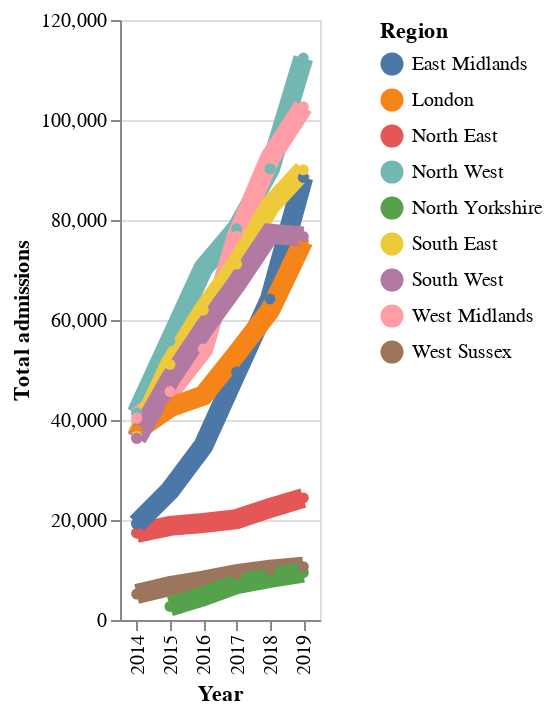

This figure's notebook cell:
### Code cell
regional = alt.Chart(df_major).mark_line(size=10, point=True).encode(
    alt.X("year:O", title="Year"),
    alt.Y("admissions_total:Q", title="Total admissions"),
    color=alt.Color("region:N", title="Region"), 

    tooltip=[
        alt.Tooltip("region:N", title="Region"),
        alt.Tooltip("admissions_total:Q", title="Admissions", format=",")
    ]).properties(width=100)
#.configure_legend(orient='left').properties(title="Obesety-related hospital admissions by UK regions", width=200)


regional

### Figure 1 — Vega-Lite specification as saved in the notebook (floating-point values rounded to 4 significant figures)
{"config": {"view": {"continuousWidth": 300, "continuousHeight": 300}}, "data": {"name": "data-f8c4c19de6466fe452cf100206e9f062"}, "mark": {"type": "line", "point": true, "size": 10}, "encoding": {"color": {"field": "region", "title": "Region", "type": "nominal"}, "tooltip": [{"field": "region", "title": "Region", "type": "nominal"}, {"field": "admissions_total", "format": ",", "title": "Admissions", "type": "quantitative"}], "x": {"field": "year", "title": "Year", "type": "ordinal"}, "y": {"field": "admissions_total", "title": "Total admissions", "type": "quantitative"}}, "width": 100, "$schema": "https://vega.github.io/schema/vega-lite/v5.14.1.json", "datasets": {"data-f8c4c19de6466fe452cf100206e9f062": [{"region": "North East", "admissions_total": 17409, "admissions_count_men": 6294, "admissions_count_women": 11115, "adm_per_100_000_all": 670.5, "adm_per_male": 495.7, "adm_per_female": 837.7, "year": 2014, "top_tier": true, "result": null}, {"region": "North East", "admissions_total": 17409, "admissions_count_men": 6294, "admissions_count_women": 11115, "adm_per_100_000_all": 670.5, "adm_per_male": 495.7, "adm_per_female": 837.7, "year": 2014, "top_tier": true, "result": null}, {"region": "North West", "admissions_total": 41358, "admissions_count_men": 13913, "admissions_count_women": 27441, "adm_per_100_000_all": 586.1, "adm_per_male": 401.2, "adm_per_female": 764.7, "year": 2014, "top_tier": true, "result": null}, {"region": "North West", "admissions_total": 41358, "admissions_count_men": 13913, "admissions_count_women": 27441, "adm_per_100_000_all": 586.1, "adm_per_male": 401.2, "adm_per_female": 764.7, "year": 2014, "top_tier": true, "result": null}, {"region": "East Midlands", "admissions_total": 19256, "admissions_count_men": 6058, "admissions_count_women": 13198, "adm_per_100_000_all": 424.4, "adm_per_male": 270.8, "adm_per_female": 573.7, "year": 2014, "top_tier": true, "result": null}, {"region": "East Midlands", "admissions_total": 19256, "admissions_count_men": 6058, "admissions_count_women": 13198, "adm_per_100_000_all": 424.4, "adm_per_male": 270.8, "adm_per_female": 573.7, "year": 2014, "top_tier": true, "result": null}, {"region": "West Midlands", "admissions_total": 40394, "admissions_count_men": 12268, "admissions_count_women": 28125, "adm_per_100_000_all": 720.2, "adm_per_male": 443.3, "adm_per_female": 989.8, "year": 2014, "top_tier": true, "result": null}, {"region": "West Midlands", "admissions_total": 40394, "admissions_count_men": 12268, "admissions_count_women": 28125, "adm_per_100_000_all": 720.2, "adm_per_male": 443.3, "adm_per_female": 989.8, "year": 2014, "top_tier": true, "result": null}, {"region": "London", "admissions_total": 37892, "admissions_count_men": 13281, "admissions_count_women": 24606, "adm_per_100_000_all": 461.8, "adm_per_male": 327.6, "adm_per_female": 592.9, "year": 2014, "top_tier": true, "result": null}, {"region": "London", "admissions_total": 37892, "admissions_count_men": 13281, "admissions_count_women": 24606, "adm_per_100_000_all": 461.8, "adm_per_male": 327.6, "adm_per_female": 592.9, "year": 2014, "top_tier": true, "result": null}, {"region": "South East", "admissions_total": 36779, "admissions_count_men": 13280, "admissions_count_women": 23482, "adm_per_100_000_all": 425.1, "adm_per_male": 312.4, "adm_per_female": 533.5, "year": 2014, "top_tier": true, "result": null}, {"region": "West Sussex", "admissions_total": 5183, "admissions_count_men": 1977, "admissions_count_women": 3206, "adm_per_100_000_all": 640.7, "adm_per_male": 504.7, "adm_per_female": 768.4, "year": 2014, "top_tier": true, "result": null}, {"region": "South West", "admissions_total": 36338, "admissions_count_men": 12260, "admissions_count_women": 24078, "adm_per_100_000_all": 685.5, "adm_per_male": 471.7, "adm_per_female": 891.3, "year": 2014, "top_tier": true, "result": null}, {"region": "South West", "admissions_total": 36338, "admissions_count_men": 12260, "admissions_count_women": 24078, "adm_per_100_000_all": 685.5, "adm_per_male": 471.7, "adm_per_female": 891.3, "year": 2014, "top_tier": true, "result": null}, {"region": "North East", "admissions_total": 18824, "admissions_count_men": 6340, "admissions_count_women": 12484, "adm_per_100_000_all": 721.1, "adm_per_male": 495.9, "adm_per_female": 937.2, "year": 2015, "top_tier": true, "result": null}, {"region": "North West", "admissions_total": 55848, "admissions_count_men": 19879, "admissions_count_women": 35963, "adm_per_100_000_all": 786.2, "adm_per_male": 568.8, "adm_per_female": 996.7, "year": 2015, "top_tier": true, "result": null}, {"region": "North Yorkshire", "admissions_total": 2703, "admissions_count_men": 1056, "admissions_count_women": 1647, "adm_per_100_000_all": 448.4, "adm_per_male": 355.2, "adm_per_female": 539.3, "year": 2015, "top_tier": true, "result": null}, {"region": "East Midlands", "admissions_total": 25932, "admissions_count_men": 7899, "admissions_count_women": 18032, "adm_per_100_000_all": 563.9, "adm_per_male": 348.3, "adm_per_female": 773.7, "year": 2015, "top_tier": true, "result": null}, {"region": "West Midlands", "admissions_total": 45682, "admissions_count_men": 14083, "admissions_count_women": 31598, "adm_per_100_000_all": 805.0, "adm_per_male": 502.3, "adm_per_female": 1101.0, "year": 2015, "top_tier": true, "result": null}, {"region": "London", "admissions_total": 42511, "admissions_count_men": 14249, "admissions_count_women": 28250, "adm_per_100_000_all": 505.1, "adm_per_male": 342.1, "adm_per_female": 664.5, "year": 2015, "top_tier": true, "result": null}, {"region": "South East", "admissions_total": 51102, "admissions_count_men": 18228, "admissions_count_women": 32865, "adm_per_100_000_all": 581.2, "adm_per_male": 421.6, "adm_per_female": 735.4, "year": 2015, "top_tier": true, "result": null}, {"region": "West Sussex", "admissions_total": 6794, "admissions_count_men": 2542, "admissions_count_women": 4251, "adm_per_100_000_all": 827.2, "adm_per_male": 638.4, "adm_per_female": 1005.0, "year": 2015, "top_tier": true, "result": null}, {"region": "South West", "admissions_total": 48098, "admissions_count_men": 16484, "admissions_count_women": 31614, "adm_per_100_000_all": 894.4, "adm_per_male": 624.3, "adm_per_female": 1155.0, "year": 2015, "top_tier": true, "result": null}, {"region": "North East", "admissions_total": 19414, "admissions_count_men": 6574, "admissions_count_women": 12840, "adm_per_100_000_all": 741.4, "adm_per_male": 512.3, "adm_per_female": 961.4, "year": 2016, "top_tier": true, "result": null}, {"region": "North West", "admissions_total": 70380, "admissions_count_men": 24718, "admissions_count_women": 45654, "adm_per_100_000_all": 986.7, "adm_per_male": 703.9, "adm_per_female": 1261.0, "year": 2016, "top_tier": true, "result": null}, {"region": "North Yorkshire", "admissions_total": 4749, "admissions_count_men": 1763, "admissions_count_women": 2985, "adm_per_100_000_all": 789.5, "adm_per_male": 595.5, "adm_per_female": 977.1, "year": 2016, "top_tier": true, "result": null}, {"region": "East Midlands", "admissions_total": 34839, "admissions_count_men": 11451, "admissions_count_women": 23381, "adm_per_100_000_all": 751.3, "adm_per_male": 500.5, "adm_per_female": 995.2, "year": 2016, "top_tier": true, "result": null}, {"region": "West Midlands", "admissions_total": 54212, "admissions_count_men": 16465, "admissions_count_women": 37744, "adm_per_100_000_all": 948.9, "adm_per_male": 583.0, "adm_per_female": 1306.0, "year": 2016, "top_tier": true, "result": null}, {"region": "London", "admissions_total": 44893, "admissions_count_men": 15370, "admissions_count_women": 29513, "adm_per_100_000_all": 525.8, "adm_per_male": 363.0, "adm_per_female": 685.6, "year": 2016, "top_tier": true, "result": null}, {"region": "South East", "admissions_total": 61957, "admissions_count_men": 22420, "admissions_count_women": 39532, "adm_per_100_000_all": 698.2, "adm_per_male": 513.7, "adm_per_female": 876.7, "year": 2016, "top_tier": true, "result": null}, {"region": "West Sussex", "admissions_total": 7897, "admissions_count_men": 2949, "admissions_count_women": 4945, "adm_per_100_000_all": 953.3, "adm_per_male": 734.4, "adm_per_female": 1159.0, "year": 2016, "top_tier": true, "result": null}, {"region": "South West", "admissions_total": 58128, "admissions_count_men": 20216, "admissions_count_women": 37907, "adm_per_100_000_all": 1072.0, "adm_per_male": 759.0, "adm_per_female": 1374.0, "year": 2016, "top_tier": true, "result": null}, {"region": "North East", "admissions_total": 20188, "admissions_count_men": 7039, "admissions_count_women": 13148, "adm_per_100_000_all": 781.0, "adm_per_male": 565.0, "adm_per_female": 991.0, "year": 2017, "top_tier": true, "result": null}, {"region": "North West", "admissions_total": 78248, "admissions_count_men": 26808, "admissions_count_women": 51435, "adm_per_100_000_all": 1126.0, "adm_per_male": 811.0, "adm_per_female": 1440.0, "year": 2017, "top_tier": true, "result": null}, {"region": "North Yorkshire", "admissions_total": 7166, "admissions_count_men": 2694, "admissions_count_women": 4471, "adm_per_100_000_all": 1173.0, "adm_per_male": 856.0, "adm_per_female": 1512.0, "year": 2017, "top_tier": true, "result": null}, {"region": "East Midlands", "admissions_total": 49582, "admissions_count_men": 15557, "admissions_count_women": 34022, "adm_per_100_000_all": 1086.0, "adm_per_male": 706.0, "adm_per_female": 1465.0, "year": 2017, "top_tier": true, "result": null}, {"region": "West Midlands", "admissions_total": 76743, "admissions_count_men": 22952, "admissions_count_women": 53784, "adm_per_100_000_all": 1386.0, "adm_per_male": 877.0, "adm_per_female": 1897.0, "year": 2017, "top_tier": true, "result": null}, {"region": "London", "admissions_total": 53267, "admissions_count_men": 17720, "admissions_count_women": 35533, "adm_per_100_000_all": 748.0, "adm_per_male": 571.0, "adm_per_female": 921.0, "year": 2017, "top_tier": true, "result": null}, {"region": "South East", "admissions_total": 71183, "admissions_count_men": 26019, "admissions_count_women": 45161, "adm_per_100_000_all": 826.0, "adm_per_male": 629.0, "adm_per_female": 1021.0, "year": 2017, "top_tier": true, "result": null}, {"region": "West Sussex", "admissions_total": 9158, "admissions_count_men": 3313, "admissions_count_women": 5845, "adm_per_100_000_all": 1101.0, "adm_per_male": 806.0, "adm_per_female": 1387.0, "year": 2017, "top_tier": true, "result": null}, {"region": "South West", "admissions_total": 67289, "admissions_count_men": 23786, "admissions_count_women": 43500, "adm_per_100_000_all": 1233.0, "adm_per_male": 887.0, "adm_per_female": 1583.0, "year": 2017, "top_tier": true, "result": null}, {"region": "North East", "admissions_total": 22376, "admissions_count_men": 7759, "admissions_count_women": 14616, "adm_per_100_000_all": 861.0, "adm_per_male": 619.0, "adm_per_female": 1097.0, "year": 2018, "top_tier": true, "result": null}, {"region": "North West", "admissions_total": 90253, "admissions_count_men": 32066, "admissions_count_women": 58185, "adm_per_100_000_all": 1290.0, "adm_per_male": 963.0, "adm_per_female": 1618.0, "year": 2018, "top_tier": true, "result": null}, {"region": "North Yorkshire", "admissions_total": 8408, "admissions_count_men": 3274, "admissions_count_women": 5134, "adm_per_100_000_all": 1359.0, "adm_per_male": 1025.0, "adm_per_female": 1721.0, "year": 2018, "top_tier": true, "result": null}, {"region": "East Midlands", "admissions_total": 64200, "admissions_count_men": 20849, "admissions_count_women": 43347, "adm_per_100_000_all": 1391.0, "adm_per_male": 938.0, "adm_per_female": 1846.0, "year": 2018, "top_tier": true, "result": null}, {"region": "West Midlands", "admissions_total": 92389, "admissions_count_men": 28426, "admissions_count_women": 63950, "adm_per_100_000_all": 1655.0, "adm_per_male": 1078.0, "adm_per_female": 2237.0, "year": 2018, "top_tier": true, "result": null}, {"region": "London", "admissions_total": 61904, "admissions_count_men": 20481, "admissions_count_women": 41417, "adm_per_100_000_all": 852.0, "adm_per_male": 651.0, "adm_per_female": 1050.0, "year": 2018, "top_tier": true, "result": null}, {"region": "South East", "admissions_total": 82787, "admissions_count_men": 30191, "admissions_count_women": 52590, "adm_per_100_000_all": 950.0, "adm_per_male": 721.0, "adm_per_female": 1178.0, "year": 2018, "top_tier": true, "result": null}, {"region": "West Sussex", "admissions_total": 10046, "admissions_count_men": 3664, "admissions_count_women": 6381, "adm_per_100_000_all": 1198.0, "adm_per_male": 882.0, "adm_per_female": 1506.0, "year": 2018, "top_tier": true, "result": null}, {"region": "South West", "admissions_total": 77250, "admissions_count_men": 25792, "admissions_count_women": 51458, "adm_per_100_000_all": 1405.0, "adm_per_male": 949.0, "adm_per_female": 1868.0, "year": 2018, "top_tier": true, "result": null}, {"region": "North East", "admissions_total": 24410, "admissions_count_men": 8645, "admissions_count_women": 15765, "adm_per_100_000_all": 932.0, "adm_per_male": 684.0, "adm_per_female": 1177.0, "year": 2019, "top_tier": true, "result": null}, {"region": "North West", "admissions_total": 112385, "admissions_count_men": 41370, "admissions_count_women": 71015, "adm_per_100_000_all": 1595.0, "adm_per_male": 1231.0, "adm_per_female": 1959.0, "year": 2019, "top_tier": true, "result": null}, {"region": "North Yorkshire", "admissions_total": 9475, "admissions_count_men": 3700, "admissions_count_women": 5770, "adm_per_100_000_all": 1492.0, "adm_per_male": 1146.0, "adm_per_female": 1870.0, "year": 2019, "top_tier": true, "result": null}, {"region": "East Midlands", "admissions_total": 88510, "admissions_count_men": 29640, "admissions_count_women": 58865, "adm_per_100_000_all": 1893.0, "adm_per_male": 1316.0, "adm_per_female": 2472.0, "year": 2019, "top_tier": true, "result": null}, {"region": "West Midlands", "admissions_total": 102675, "admissions_count_men": 32085, "admissions_count_women": 70590, "adm_per_100_000_all": 1817.0, "adm_per_male": 1202.0, "adm_per_female": 2440.0, "year": 2019, "top_tier": true, "result": null}, {"region": "London", "admissions_total": 75815, "admissions_count_men": 24150, "admissions_count_women": 51665, "adm_per_100_000_all": 1012.0, "adm_per_male": 757.0, "adm_per_female": 1266.0, "year": 2019, "top_tier": true, "result": null}, {"region": "South East", "admissions_total": 90040, "admissions_count_men": 33220, "admissions_count_women": 56820, "adm_per_100_000_all": 1023.0, "adm_per_male": 783.0, "adm_per_female": 1262.0, "year": 2019, "top_tier": true, "result": null}, {"region": "West Sussex", "admissions_total": 10670, "admissions_count_men": 3850, "admissions_count_women": 6815, "adm_per_100_000_all": 1257.0, "adm_per_male": 913.0, "adm_per_female": 1593.0, "year": 2019, "top_tier": true, "result": null}, {"region": "South West", "admissions_total": 76695, "admissions_count_men": 26485, "admissions_count_women": 50210, "adm_per_100_000_all": 1378.0, "adm_per_male": 961.0, "adm_per_female": 1804.0, "year": 2019, "top_tier": true, "result": null}]}}
